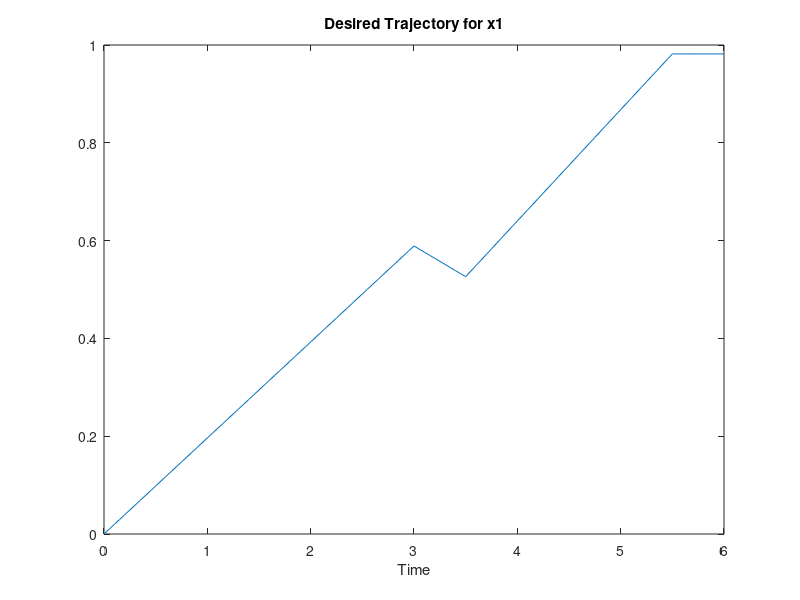

Source code (MATLAB): (Note: this script raises an error after producing the figure.)
%% Using FMINCON to solve dynamic optimization problems
% Two approaches are presented, both reformulating the problem to a general
% nonlinear program.  In one case, "substitution", the decision variable
% consists solely of the input sequence (as the resulting state sequence is
% an explicit function of the intial condition and the input sequence).  In
% the other case, both the input *and* state sequences are decision
% variables, and the optimization problem includes equality constraints
% which constrain the state and input sequences to satisfy the system's
% governing equation.

%% Some parameters
TS = 0.05;
N = 120;
TFinal = TS*N;

%% Continuous dynamics
%
% $${\dot x}_1 = \sin(x_1) + \frac{\gamma}{1+x_1^2} \tan^{-1} (x_2)$$
%
% $${\dot x}_2 = -\frac{1}{\tau} ( x_2 - u )$$
%
tau = 0.2;
gamma = 10;
fDyn = @(x,u) [-sin(x(1))+gamma/(1+x(1)^2)*atan(x(2)); -1/tau*(-u+x(2))];
nx = 2;
nu = 1;

%% Desired State trajectory
% Create specific piecewise-linear desired trajectory for x1.
tValues = [0 3 3.5 5.5 6];
xDesValues = [0 0.75*pi/4 0.67*pi/4 1.25*pi/4 1.25*pi/4];
tGrid = 0:TS:TFinal;
xDesGrid = interp1(tValues, xDesValues, tGrid);
plot(TS*(0:N), xDesGrid)
title('Desired Trajectory for x1')
xlabel('Time')

%% Create anonymous function representing objective function
% Write a function which has two input arguments: a state sequence and an
% input sequence, and returns the value of the objective.
objJ = @(xSeq, uSeq) TS*norm(xSeq(1,:)-xDesGrid)^2;

%% Constraint Functions
% The inequality constraint function accepts two arguments - a state and
% input sequence, and returns a vector of values.  |fmincon| interprets this
% as values that are constrained to all be <= 0.  In our example, we have
% constraints on the final value of |x1| (should be close to final value of
% |xDesGrid|), as well as constraints on the magnitude of ${\dot x}_2$.
% Here we put the rate-bound on $x_2$ as 0.07.
RBValue = 0.07;
cIE = @(xSeq, uSeq) [0.975*xDesGrid(end)-xSeq(1,end);...
     xSeq(1,end)-1.025*xDesGrid(end);...
    (-1/tau*(-uSeq+xSeq(2,1:end-1))')-RBValue;...
    -(-1/tau*(-uSeq+xSeq(2,1:end-1))')-RBValue];
%%
% This control problem has no explicit equality constraints.
cE = @(xSeq, uSeq) [];

%% Create |parm| object, which has details of the problem
% Look in |fminconDynamicSystemTemplate| to see what variables should be
% specified as fields of |parm|.  They are listed below with short comments
% to remind you of their meanings.
parm.fh = fDyn;        % handle to continuous-time dynamics
parm.ts = TS;          % discretization time
parm.nu = nu;          % number of control inputs
parm.nx = nx;          % number of states
parm.x0 = zeros(nx,1); % initial condition for state
parm.Jh = objJ;        % handle to objective function (acts on state and input sequence)
parm.cIEh = cIE;       % handle to inequality constraint function
parm.cEh = cE;         % handle to equality constraint function (do not include state equations)

%% Case 1: only the input is treated as a decision variable
% By setting the messages to |fminconDynamicSystemTemplate| to |'obj'| and
% |'constraint'|, it is assumed that the only decision variables are the
% input sequence, and the state sequence will automatically be solved for,
% given the initial condition, dynamic equations, and input sequence.  Let
% |nDV| denote the number of decision variables.  Since the input dimension
% is known (|parm.nu|) and the horizon (|N|) is known, the number of
% decision variables is easy to deermine.
nDV = parm.nu*N; 
dvInit = randn(nDV,1);  % give FMINCON a random initial value for decision variable
fmcOBJ = @(dv) fminconDynamicSystemTemplate(dv, parm, 'obj');
fmcCON = @(dv) fminconDynamicSystemTemplate(dv, parm, 'constraint');

%% Call FMINCON
options = optimoptions('fmincon','MaxFunctionEvaluations',20000,'display','iter'); 
[uDV,FVAL,EXITFLAG,OUTPUT,LAMBDA,GRAD] = fmincon(fmcOBJ,dvInit,...
    [],[],[],[],[],[],fmcCON,options);
% The returned variable |uDV| should be a column vector, of dimension
% |nDV|.  It represents the optimal input trajectory, as determined by the
% optimization.

%% Recover input/state trajectories and plot
% Reshape the decision variable into a sequencte of input values. 
uSeq = reshape(uDV,[nu,N]);
% Simulate the discretized system, starting from the specified initial
% condition, using the optimal input.
xSeq = zeros(nx,N+1);
xSeq(:,1) = parm.x0;
for i=1:N
    xSeq(:,i+1) = xSeq(:,i) + TS*fDyn(xSeq(:,i), uSeq(:,i));
end
% Reconstruct the signal ($\dot x}_2$) that should be bounded by |RBvalue|
x2Dot = -1/tau*(-uSeq+xSeq(2,1:end-1));
clf
subplot(2,1,1)
plot(1:N,uSeq,'g',1:N,x2Dot(1:N),'k--',1:N,...
   repmat(RBValue,[1 N]),'r',1:N,repmat(-RBValue,[1 N]),'r')
legend('Input','Rate-of-Change','RateBound')
title('Optimal input, rate-of-change and Bound')
grid on
subplot(2,1,2)
plot(1:N+1, xDesGrid, 'r', 1:N+1,xSeq(1,:),'b')
legend('x1Desired', 'x1 (actual)')
title('x1: Desired and Actual')

%% Effect of uncertainties on system response
% Create new dynamics, with slightly different parameters.  Use the
% optimized control signal (optimized on original plant model) on this
% perturbed plant model.  See the degradation in the tracking performance.
tauPerturbed = 0.22;
gammaPerturbed = 10.5;
fDynPerturbed = @(x,u) [-sin(x(1))+gammaPerturbed/(1+x(1)^2)*atan(x(2)); ...
   -1/tauPerturbed*(-u+x(2))];
xSeq = zeros(2,N+1);
uSeq = reshape(uDV,[parm.nu,N]);
xSeq(:,1) = parm.x0;
for i=1:N
    xSeq(:,i+1) = xSeq(:,i) + TS*fDynPerturbed(xSeq(:,i), uSeq(:,i));
end
clf
plot(1:N+1, xDesGrid, 'r', 1:N+1,xSeq(1,:),'b')
legend('x1Desired', 'x1 (actual)', 'location','best')
title('x1: Desired and Actual (Plant/Model mismatch)')
%%
% *This degradation points to the advantage of feedback* - instead of computing
% 120 control actions (here), and just applying them, it is advantageous to
% apply some portion of the optimal input sequence, measure the actual
% response, and then reoptimize the input over some time-interval of the
% future (perhaps another 120 steps).  Even if there is a mismatch between
% the true plant behavior and the plant model (used in optimization), the
% continuous act of reassessing (based on measurement) and reoptimization
% provides feedback which leads to corrective actions.  We will revisit
% this extensively in the MPC/receding horizon control section.

%% Solve problem with equality constraints to represent dynamics
% There are still no additional equality constraints.  However, by setting
% the messages to |fminconDynamicSystemTemplate| to have the suffix
% |StateEq|, the optimization problem is formulated with decision variables
% for both input *and* state, and the state-equations are imposed as
% equality constraints (see the variable |StateEvolveMismatch| in the code
% for |fminconDynamicSystemTemplate|).
nDV = (parm.nu + parm.nx)*N;
dvInit = randn(nDV,1);
fmcOBJ = @(dv) fminconDynamicSystemTemplate(dv, parm, 'objStateEQ');
fmcCON = @(dv) fminconDynamicSystemTemplate(dv, parm, 'constraintStateEQ');

%% Call FMINCON
options = optimoptions('fmincon','MaxFunctionEvaluations',80000,'display','iter'); 
[uxDV,FVAL,EXITFLAG,OUTPUT,LAMBDA,GRAD] = fmincon(fmcOBJ,randn(nDV,1),...
    [],[],[],[],[],[],fmcCON,options);
%%
% Check size of decision variable, and verify that this makes sense to you
numel(uxDV)

%% Recover input/state trajectories and plot
uSeq = reshape(uxDV(1:N*parm.nu),[parm.nu,N]);
xSeq = [parm.x0 reshape(uxDV(N*parm.nu+1:end),[parm.nx,N])];
x2Dot = -1/tau*(-uSeq+xSeq(2,1:end-1));
clf
subplot(2,1,1)
plot(1:N,uSeq,'g',1:N,x2Dot(1:N),'k--',1:N,...
   repmat(RBValue,[1 N]),'r',1:N,repmat(-RBValue,[1 N]),'r')
legend('Input','Rate-of-Change','RateBound')
title('Optimal input, rate-of-change and Bound')
grid on
subplot(2,1,2)
plot(1:N+1, xDesGrid, 'r', 1:N+1,xSeq(1,:),'b')
legend('x1Desired', 'x1 (actual)')
title('x1: Desired and Actual')

%% Attribution
% ME C231A and EECS C220B, UC Berkeley, Fall 2016